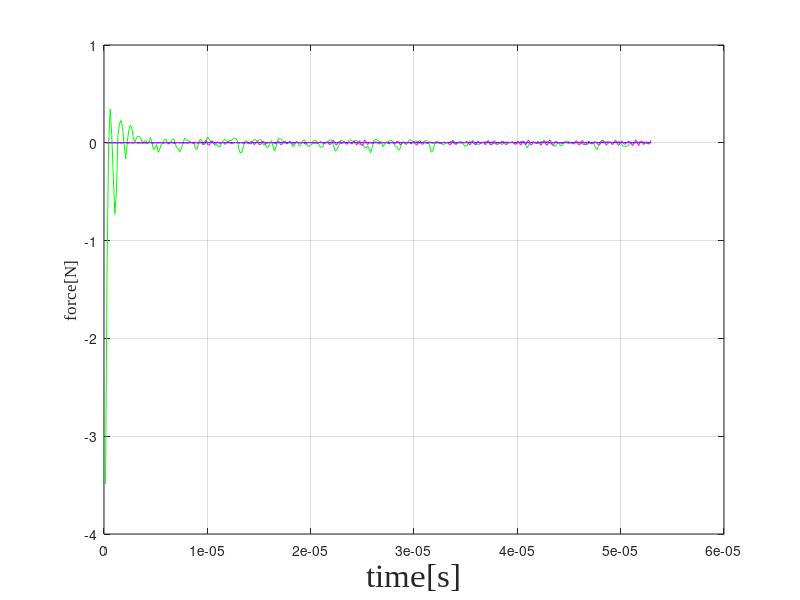
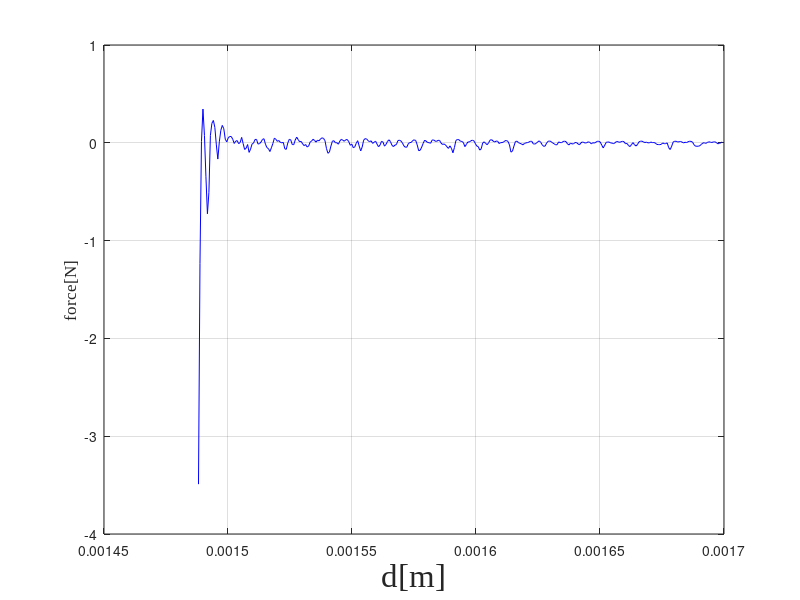

MATLAB code to generate these figures, in order:
clear all
close all
clc

[Tempo1,reacaoy,acelz,deslocy]=textread('SIM01.DAT','%f %f %f %f ');

figure(1)

plot(Tempo1,reacaoy,'g-',Tempo1,deslocy,'b-',Tempo1,acelz,'m-');
title('','FontName','Times New Roman Negrito','FontSize',16)
xlabel('time[s]','FontName','Times New Roman','FontSize',24,'Rotation',0)
ylabel('force[N]','FontName','Times New Roman','FontSize',12,'Rotation',90)
grid on

figure(2)

plot(deslocy,reacaoy,'b-');
title('','FontName','Times New Roman Negrito','FontSize',16)
xlabel('d[m]','FontName','Times New Roman','FontSize',24,'Rotation',0)
ylabel('force[N]','FontName','Times New Roman','FontSize',12,'Rotation',90)
grid on
